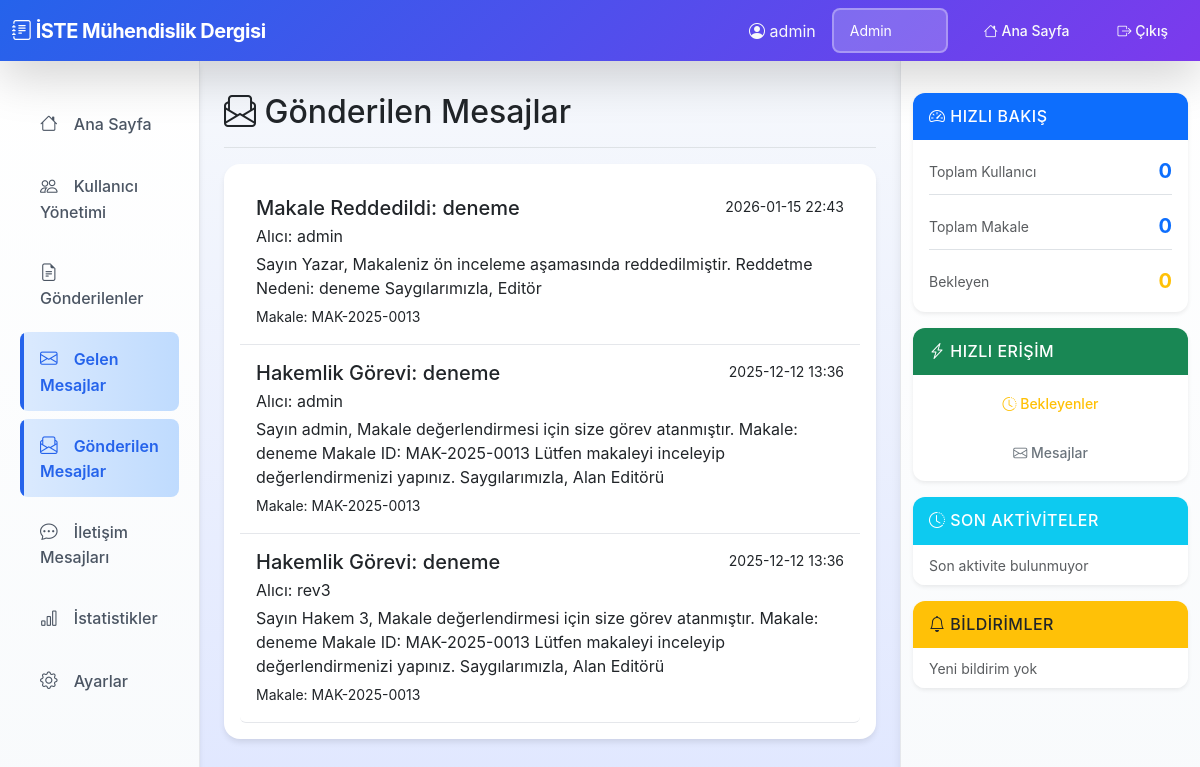
The page /messages/sent (signed in) on the database its author committed.
### tables this page shows
CREATE TABLE messages (
                id INTEGER PRIMARY KEY AUTOINCREMENT,
                article_id TEXT NOT NULL,
                from_user TEXT NOT NULL,
                to_user TEXT NOT NULL,
                subject TEXT NOT NULL,
                message TEXT NOT NULL,
                is_read INTEGER DEFAULT 0,
                created_at TIMESTAMP DEFAULT CURRENT_TIMESTAMP,
                FOREIGN KEY (article_id) REFERENCES articles(id),
                FOREIGN KEY (from_user) REFERENCES users(username),
                FOREIGN KEY (to_user) REFERENCES users(username)
            );

### app.py (the view)
@app.route('/messages/sent')
@login_required
def sent_messages():
    sent = db.get_messages_by_from_user(session['username'])
    return render_template('sent_messages.html', messages=sent)

### Dergi_Yonetim_Sistemi/database.py (called while the page is built)
    def get_connection(self):
        conn = sqlite3.connect(self.db_name)
        conn.row_factory = sqlite3.Row  # Sözlük benzeri erişim için
        return conn

    def get_messages_by_from_user(self, username: str) -> List[Dict]:
        conn = self.get_connection()
        cursor = conn.cursor()
        cursor.execute("""
            SELECT * FROM messages WHERE from_user = ? ORDER BY created_at DESC
        """, (username,))
        rows = cursor.fetchall()
        conn.close()
        messages = []
        for row in rows:
            messages.append({
                "id": row["id"],
                "article_id": row["article_id"],
                "from_user": row["from_user"],
                "to_user": row["to_user"],
                "subject": row["subject"],
                "message": row["message"],
                "is_read": bool(row["is_read"]),
                "created_at": row["created_at"]
            })
        return messages

### app.py (called while the page is built)
def login_required(f):
    from functools import wraps
    @wraps(f)
    def decorated_function(*args, **kwargs):
        if 'username' not in session:
            flash('Bu sayfaya erişmek için giriş yapmalısınız.', 'warning')
            return redirect(url_for('login'))
        return f(*args, **kwargs)
    return decorated_function

### templates/sent_messages.html
{% extends "dashboard_base.html" %}
{% block content %}
<div class="d-flex justify-content-between flex-wrap flex-md-nowrap align-items-center pt-3 pb-2 mb-3 border-bottom">
    <h1 class="h2"><i class="bi bi-envelope-paper"></i> Gönderilen Mesajlar</h1>
</div>
<div class="card">
    <div class="card-body">
        {% if messages %}
        <div class="list-group">
            {% for message in messages %}
            <div class="list-group-item">
                <div class="d-flex w-100 justify-content-between">
                    <h5 class="mb-1">{{ message.subject }}</h5>
                    <small>{{ message.created_at[:16] if message.created_at else '' }}</small>
                </div>
                <p class="mb-1">Alıcı: {{ message.to_user }}</p>
                <p class="mb-1">{{ message.message }}</p>
                <small>Makale: {{ message.article_id }}</small>
            </div>
            {% endfor %}
        </div>
        {% else %}
        <div class="text-center py-5">
            <i class="bi bi-envelope-paper fs-1 text-muted"></i>
            <p class="text-muted mt-3">Gönderilen mesajınız bulunmamaktadır.</p>
        </div>
        {% endif %}
    </div>
</div>
{% endblock %}

### static/css/style.css (style rules this page uses)
:root { --primary-color: #2563eb; --secondary-color: #7c3aed; --success-color: #10b981; --warning-color: #f59e0b; --danger-color: #ef4444; --info-color: #06b6d4; --dark-color: #1f2937; --light-bg: #f8fafc; --border-color: #e5e7eb; --shadow-sm: 0 1px 2px 0 rgba(0, 0, 0, 0.05); --shadow-md: 0 4px 6px -1px rgba(0, 0, 0, 0.1); --shadow-lg: 0 10px 15px -3px rgba(0, 0, 0, 0.1); }
body { font-family: 'Inter', 'Segoe UI', Tahoma, Geneva, Verdana, sans-serif; background: linear-gradient(135deg, #667eea 0%, #764ba2 100%); min-height: 100vh; }
.dashboard-body { background: linear-gradient(to bottom, #f8fafc 0%, #e0e7ff 100%); min-height: 100vh; }
main .card { border: none; border-radius: 1rem; box-shadow: var(--shadow-md); transition: all 0.3s ease; overflow: hidden; }
.list-group-item { border: none; border-bottom: 1px solid var(--border-color); padding: 1rem; transition: all 0.2s ease; }
.card { animation: fadeIn 0.5s ease; }
.card { transition: all 0.3s cubic-bezier(0.4, 0, 0.2, 1); }

### rows shown on the page
messages: subject "Makale Reddedildi: deneme", created_at "2026-01-15 22:43", to_user "admin", message "Sayın Yazar, Makaleniz ön inceleme aşamasında reddedilmiştir. Reddetme Nedeni: deneme Saygılarımızla, Editör", article_id "MAK-2025-0013"
messages: subject "Hakemlik Görevi: deneme", created_at "2025-12-12 13:36", to_user "admin", message "Sayın admin, Makale değerlendirmesi için size görev atanmıştır. Makale: deneme Makale ID: MAK-2025-0013 Lütfen makaleyi inceleyip değerlendirmenizi yapınız. Saygılarımızla, Alan Editörü", article_id "MAK-2025-0013"
messages: subject "Hakemlik Görevi: deneme", created_at "2025-12-12 13:36", to_user "rev3", message "Sayın Hakem 3, Makale değerlendirmesi için size görev atanmıştır. Makale: deneme Makale ID: MAK-2025-0013 Lütfen makaleyi inceleyip değerlendirmenizi yapınız. Saygılarımızla, Alan Editörü", article_id "MAK-2025-0013"

### other values the page prints
{{ session.user_name }} "admin"
form field role "Admin"
